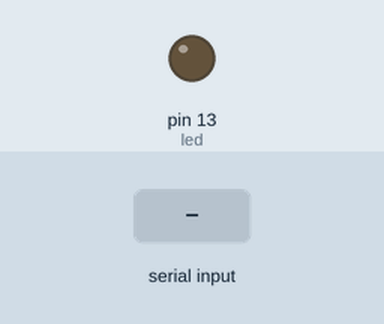
The sketch below on a simulated Arduino Uno, built with avr-gcc and run on an emulated ATmega328P. On the bench: output pins drawn as LEDs (lit = HIGH). The inputs (shaded band) are chosen by the test bench.

Above: at 1.2 s.
1.3 s: "s" received over Serial
At 1.9 s:
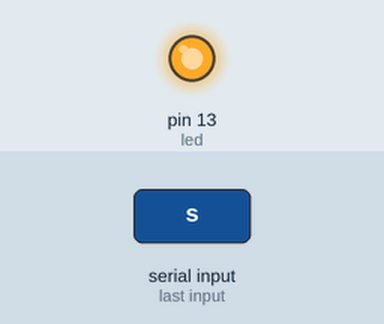
2.8 s: "1" received over Serial
At 3.1 s:
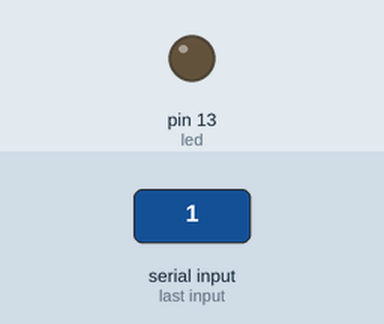
Timing chart, 0 to 5.8 s (numbered marks = the images above; inputs shaded):
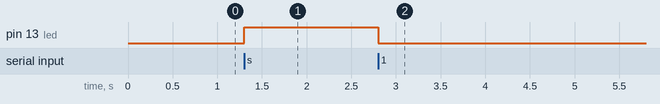

The sketch:

Recibir.ino
```cpp
#define led 13

void setup()
{
    Serial.begin(9600);
    pinMode(led, OUTPUT);
}

void loop()
{
    if (Serial.available()>0){

        char opcion = Serial.read();

        if(opcion=='s')

        digitalWrite(led, 1);

        else
        {
            digitalWrite(led, 0);
        }


    }

}
```

Measured:
- after the input at 1.3 s, pin 13 (led): LOW → HIGH at once
- after the input at 2.8 s, pin 13 (led): HIGH → LOW at once
